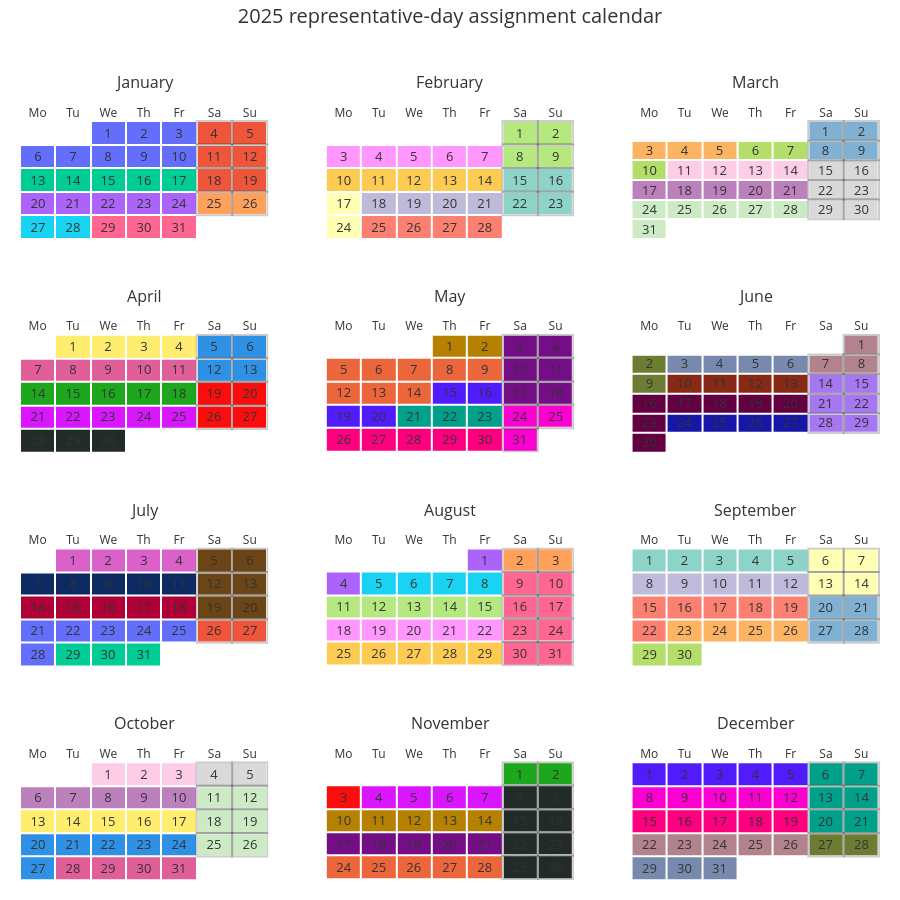

Notebook code for this chart:
### Markdown cell above
Build and display the calendar visualization.

### Code cell
calendar_fig = build_representative_calendar_figure(
    processed_monthly_assignments,
    calendar_heatmaps,
    plotly_theme,
    ANALYSIS_YEAR,
)
calendar_fig.show()
